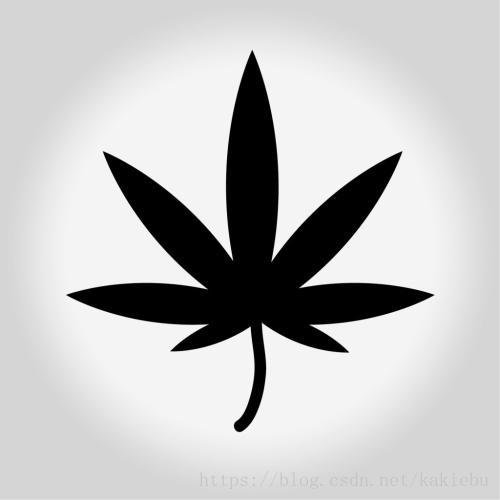
#> input picture Computer Vision/00OpenCV/找线、角度、旋转、定位、模板/枫叶.jpg, 500 x 500 px
$ python '轮廓点距绘图.py'
#> lines starting #> are read from the running program, lines starting #| are printed output that depends on the picture; after the words box and inside, x2 and y2 are one past the last pixel; in counts of white or black regions, pixels touching at a corner belong together; long printed decimals are rounded
# 参考：https://blog.csdn.net/kakiebu/article/details/81983714
import cv2
import numpy as np


# 读取图像，解决imread不能读取中文路径的问题
def cv_imread(file_path):
#> called with file_path = '枫叶.jpg'
    cv_img = cv2.imdecode(np.fromfile(file_path, dtype=np.uint8), -1)
#> cv_img is the input picture: shape (500, 500, 3); min 0, max 255, mean 195
    return cv_img


img = cv_imread("枫叶.jpg")
# img = cv2.imread(r"枫叶.jpg")  # 会报错。
high, width = img.shape[:2]
#> high = 500; width = 500
gray = cv2.cvtColor(img, cv2.COLOR_BGR2GRAY)
ret, thres = cv2.threshold(gray, 127, 255, cv2.THRESH_BINARY_INV)
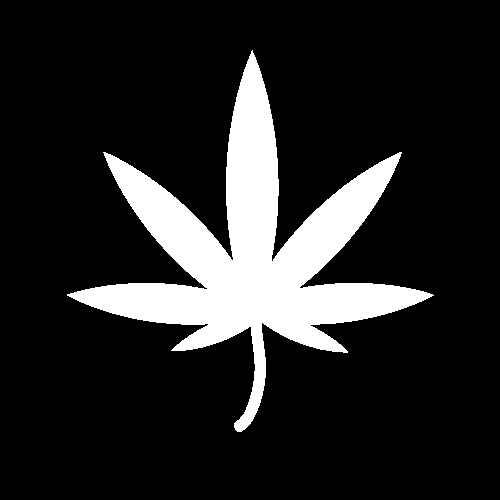
#> thres: shape (500, 500); 14.9% white; 1 white region
contours, hierarchy = cv2.findContours(thres, cv2.RETR_EXTERNAL, cv2.CHAIN_APPROX_NONE)
#> contours = 1 contour; box (x1, y1, x2, y2) and area: (67, 50, 434, 432) 36230
cnt = contours[0]
#> cnt = contour of 1970 points, box (x1, y1, x2, y2) (67, 50, 434, 432), area 36230

img_c = img.copy()
cv2.drawContours(img_c, [cnt], 0, (0, 0, 255), thickness=2)
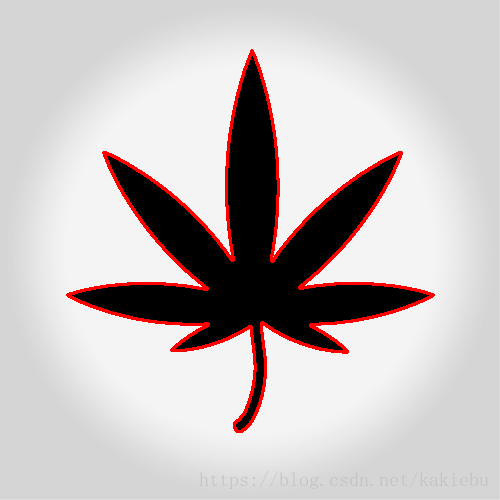
#> img_c: shape (500, 500, 3); 2.93% of pixels changed, all inside (x1, y1, x2, y2) = (66, 49, 435, 433)

# mask = np.zeros(gray.shape, np.uint8)
# np.uint8代表无符号八位整型：范围[0, 255],所以这一句导致中间为黑色。
mask = np.empty((high, width))
# dist = cv2.pointPolygonTest(cnt, (50, 50), True)
for i in range(high):    # i行
    for j in range(width):   # j列
        distance = cv2.pointPolygonTest(cnt, (j, i), True)
        # mask[j][i] = abs(distance)
        mask[i][j] = distance
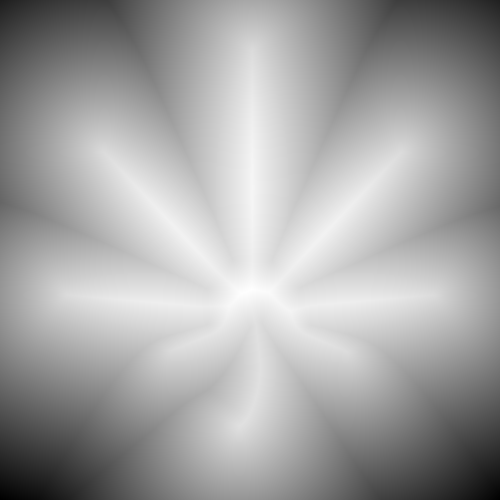
#> mask: shape (500, 500) float64; min -213, max 34.67, mean -54.4; drawn with min black and max white
min_val, max_val, min_loc, max_loc = cv2.minMaxLoc(mask)
#> min_val = -213; max_val = 34.67; min_loc = (0, 499); max_loc = (251, 289)
print(min_val, max_val, min_loc, max_loc)
#| -213.002 34.670 (0, 499) (251, 289)
# [5 lines of commented-out code are left out]
hot_map = np.zeros((high, width, 3), np.uint8)   # 重构图。此处选用zeros()。
for i in range(high):
    for j in range(width):
        # distance = cv2.pointPolygonTest(cnt, (j, i), True)
        distance = mask[i][j]   # 重新计算浪费时间。调取第一次的用。
        if distance > 1:
            hot_map[i][j][0] = int(abs(distance/max_val) * 255)
        elif distance < -1:
            hot_map[i][j][2] = int(abs(distance/min_val) * 255)
            # print(hot_map[i][j][2])
        else:
            hot_map[i][j][0] = int(abs(255 - distance))
            hot_map[i][j][1] = int(abs(255 - distance))
            hot_map[i][j][2] = int(abs(255 - distance))
        print("\r[%d][%d]修改完成。。。" % (i, j), end="")
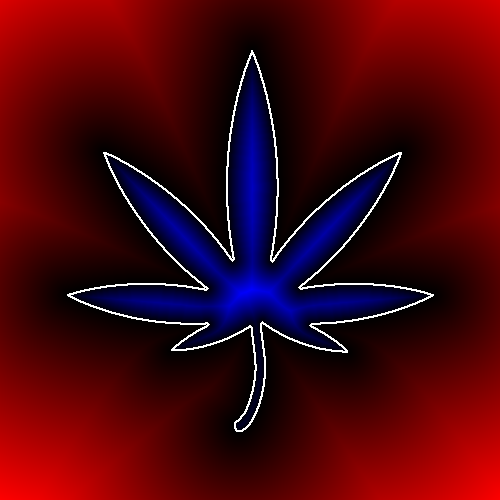
#> hot_map: shape (500, 500, 3); mean of channels 0, 1, 2 15.3, 4.7, 71.1; drawn as B, G, R


# 保存中文路径。
# cv2.imencode('.jpg', thres)[1].tofile("枫叶白图.jpg")
# cv2.imshow("mask", mask)
# cv2.imshow("img_c", img_c)
cv2.imshow("hot-map", hot_map)
# cv2.imshow("img", img)
cv2.waitKey(0)
cv2.destroyAllWindows()


# 轮廓点距绘制热力图。
# 进度条print("\r")
